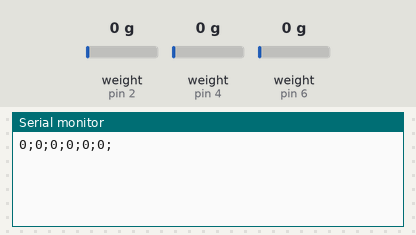
The sketch below on a simulated Arduino Uno, built with avr-gcc and run on an emulated ATmega328P. Parts: the last lines printed to the serial monitor. The test bench sets the inputs (shaded band); at power-on: weight on the scale (sensors on pin 2, pin 4, pin 6) 0 g.

Above: at 2.2 s.
2.3 s: weight on the scale (sensor on pin 2) set to 100 g
At 2.3 s:
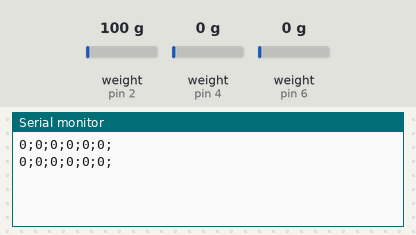
3.8 s: weight on the scale (sensor on pin 4) set to 100 g
At 4.5 s:
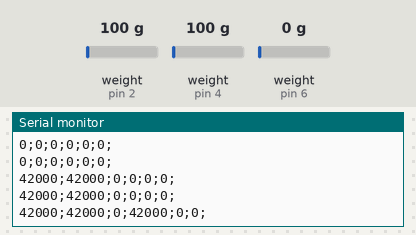
5.3 s: weight on the scale (sensor on pin 6) set to 100 g
At 5.3 s:
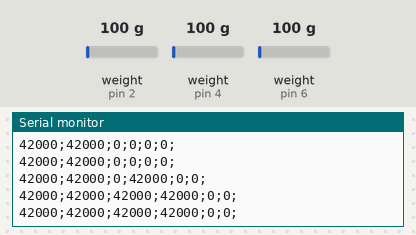
6.8 s: weight on the scale (sensor on pin 2) set to 1250 g
At 7.5 s:
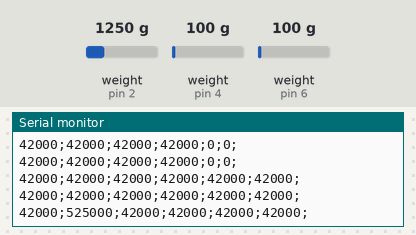
8.3 s: weight on the scale (sensor on pin 4) set to 1250 g
At 8.3 s:
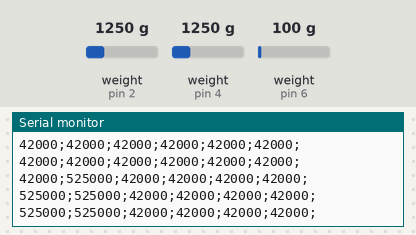
9.8 s: weight on the scale (sensor on pin 6) set to 1250 g
At 10.5 s:
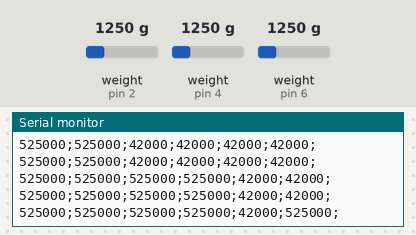
Timing chart, 0 to 12.3 s (numbered marks = the images above; inputs shaded):
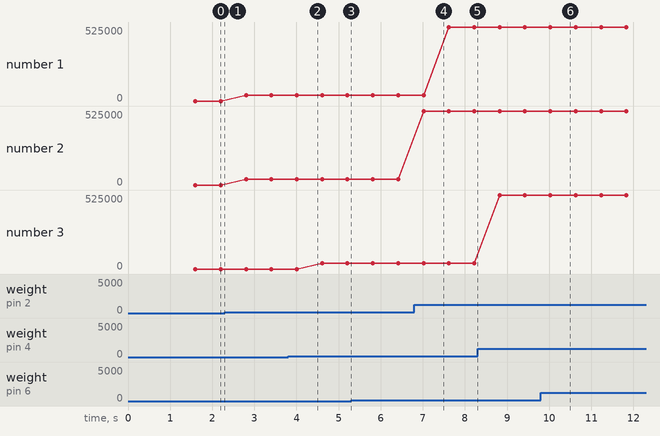

The sketch:

wing_tester_arduino.ino
```cpp
#include "HX711.h"
const int DOUT12 = 2;
const int CLK12 = 3;
const int DOUT34 = 4;
const int CLK34 = 5;
const int DOUT56 = 6;
const int CLK56 = 7;

HX711 scale12;
HX711 scale34;
HX711 scale56;

const char ending[] = "\n";
const char separator = ';';

long readings[6];

//#define DEV_MODE
// Used to toggle the dev mode, sending random numbers rather than reading actual values.
// Uncomment it if you want to enter dev mode, leave commented out for normal operation.

#ifdef DEV_MODE
int i = 0; // Used for generating data in dev mode
#endif

void setup() {
  Serial.begin(115200);
  scale12.begin(DOUT12, CLK12);
  scale34.begin(DOUT34, CLK34);
  scale56.begin(DOUT56, CLK56);
  delay(1000); // Delay for chips to start
}

void loop() {
#ifdef DEV_MODE
  // Development mode for interface testing
  // Just spits out numbers to be shown
  Serial.print(start);
  Serial.print(i * 2);
  Serial.print(separator);
  Serial.print(i);
  Serial.print(separator);
  Serial.print(i / 2);
  Serial.print(separator);
  Serial.print(i / 3.0);
  Serial.print(separator);
  Serial.print(i % 10);
  Serial.print(separator);
  Serial.print(0);
  Serial.print(ending);
  i++;
  delay(100);
#else
  /* Normal operation
    Reads all possible values for the system.

    NOTE: Due to the operation of the HX711 chips the gain setting is not
    as expected (e.g. setting it to 32 before reading for channel B). This
    is due to us waiting for data being ready before setting the gain and
    then reading.

    The data readied for us to read is from the previous gain setting since
    the gain change has not had the time to come into effect on the data
    prepared. So what we are effectively doing is setting the gain for the
    next reading not the one that immediately follows a gain change.

    ALSO NOTE: For a given HX711 channel A is the even numbered header,
    channel B is used for the odd numbered header.

    To make reads faster all chips are read for one channel then swapped to
    the other channel so we only have to wait for one refresh period across
    all the chips rather then reading A and B for each chip sequentially.
  */


  // Read all the odd load cell ports (channel Bs)
  scale12.wait_ready(1); // Wait in 1ms increments until ready to read
  // With a gain factor of 64 or 128, channel A is selected for the next read
  scale12.set_gain(128);
  readings[0] = scale12.read();

  scale34.wait_ready(1);
  scale34.set_gain(128);
  readings[2] = scale34.read();

  scale56.wait_ready(1);
  scale56.set_gain(128);
  readings[4] = scale56.read();


  // Read all the even load cell ports (channel As)
  scale12.wait_ready(1);
  // With a gain factor of 32, channel B is selected for the next read
  scale12.set_gain(32);
  readings[1] = scale12.read();

  scale34.wait_ready(1);
  scale34.set_gain(32);
  readings[3] = scale34.read();

  scale56.wait_ready(1);
  scale56.set_gain(32);
  readings[5] = scale56.read();


  String data = "";
  for (int i = 0; i < 6; i++) {
    data.concat(readings[i]);
    data.concat(separator);
  }
  data.concat(ending);

  Serial.print(data);
#endif
}
```

Measured:
- after the input at 3.8 s, the serial monitor: prints a new line after 0.21 s (image 2)
- after the input at 6.8 s, the serial monitor: prints a new line after 0.22 s (image 4)
- after the input at 9.8 s, the serial monitor: prints a new line after 0.23 s (image 6)
- plotted number 1: 0 → 42000 after the input at 2.3 s, 42000 → 525000 after the input at 6.8 s
- plotted number 2: 0 → 42000 after the input at 2.3 s, 42000 → 525000 after the input at 6.8 s
